Frame 1 (no input): blank canvas, image omitted
Frame 60 (no input): blank canvas, image omitted
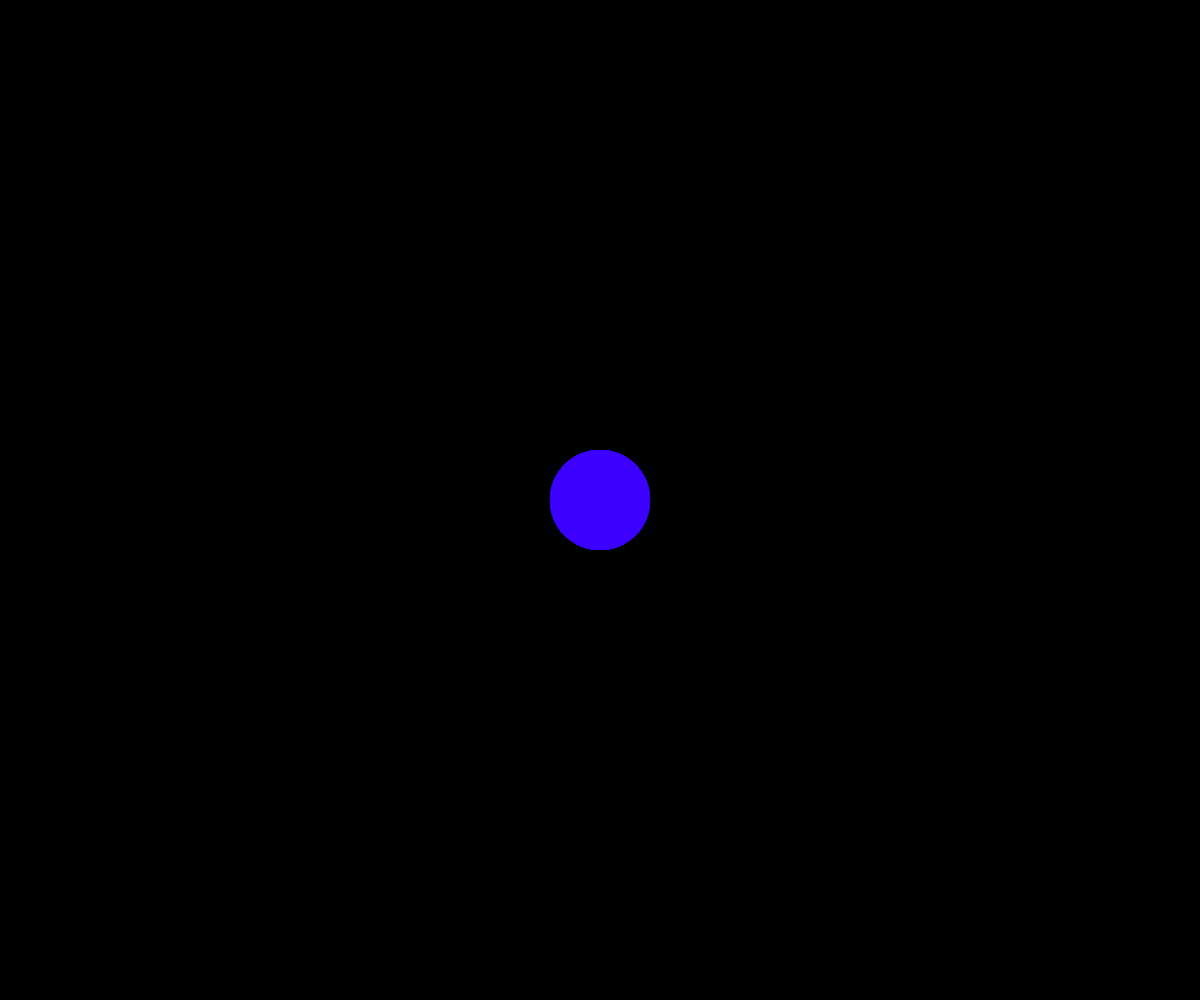
Frame 120 (the mouse pressed at the canvas centre since frame 60)

The p5.js sketch whose frames 1 and 60 were blank and that drew this single picture after the mouse press (run headless with seeded random() and noise() and a simulated clock; from frame 60 on, the mouse is pressed at the canvas centre):

// p5.js sketch
// ── sketch.js
// Project Title
// Your Name
// Date
//
// Extra for Experts:
// - describe what you did to take this project "above and beyond"

let redamount = 0;
let redchangeamount = 1;

function setup() {
  createCanvas(windowWidth, windowHeight);
  background(0);
}

function draw() {
  if (mouseIsPressed){
    fill(redamount,0,265);
    noStroke();
    ellipse(mouseX, mouseY, 100, 100);

    redamount += redchangeamount;

    if (redamount >= 255) {
     redchangeamount *= -1;
    }
    if (redamount <= 0) {
     redchangeamount *= -1;
    }

    console.log(redamount);
  }
}
